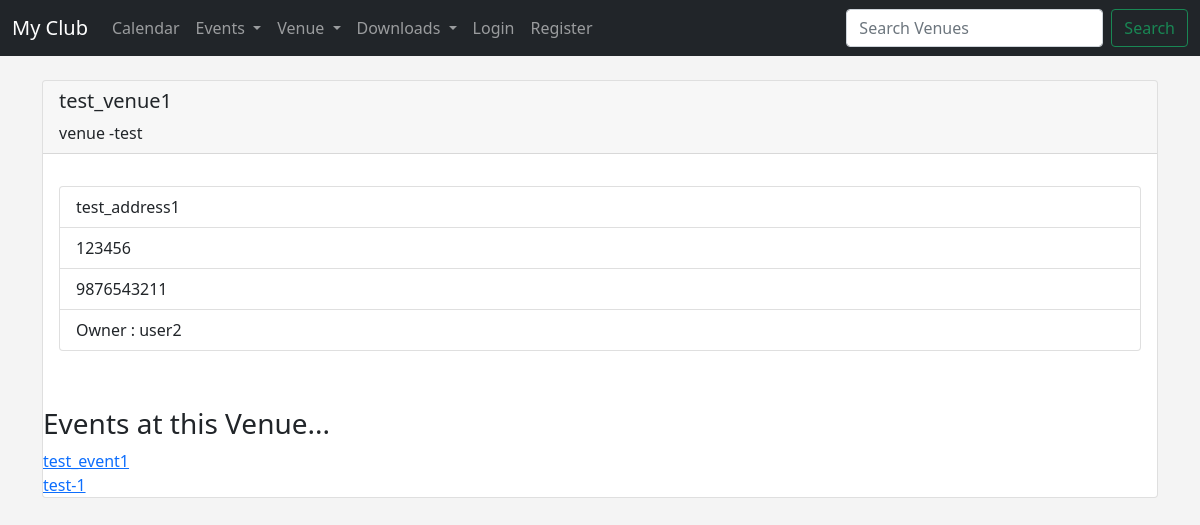
The app's page /show_venue/8, older data.
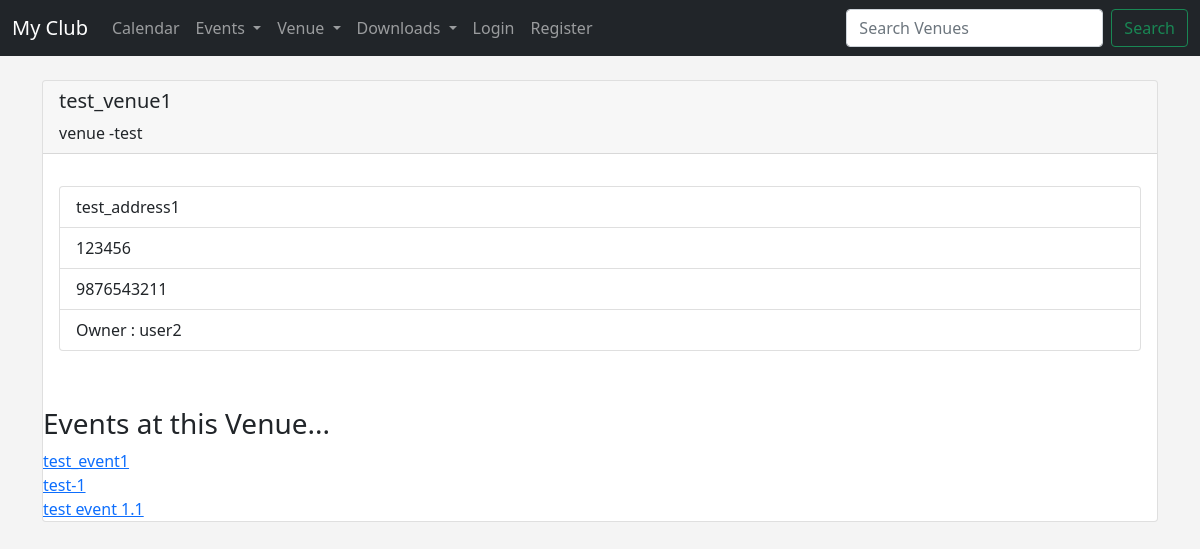
The same page, newer data.
### events/models.py (models this page shows, shortened)
class Event(models.Model):
    name = models.CharField('Event Name', max_length=120)
    event_date = models.DateTimeField('Event date')
    venue = models.ForeignKey(Venue, blank=True, null=True, on_delete=models.CASCADE)
    manager = models.ForeignKey(User, blank=True, null=True, on_delete=models.SET_NULL)
    description = models.TextField(blank=True)
    attendees = models.ManyToManyField(User, related_name='attendees', blank=True)
    approved = models.BooleanField('Approved', default = False)
    def __str__(self):
        return self.name

### events/views.py (the view)
# urls.py: path('show_venue/<venue_id>', views.show_venue, name='show-venue'),
def show_venue(request, venue_id):
    venue = Venue.objects.get(pk=venue_id)
    venue_owner = User.objects.get(pk=venue.owner)
    events = Event.objects.filter(venue = venue_id)
    return render(request, 'events/show_venue.html', { 'venue' : venue, 'venue_owner': venue_owner, 'events' : events,})

### events/models.py (called while the page is built)
    def __str__(self):
        return self.name

### templates/events/show_venue.html (shortened to what this page needs)
{% extends 'events/base.html' %}
    {% block content %}
            <div class="card">
                <div class="card-header">
                    <h5 class="card-title">{{venue}} </h5>
                    venue -test
                </div>
                <div class="card-body">
                    <p class="card-text">
                        <ul class="list-group">
                            {% if venue.address %}
                            <li class="list-group-item">{{ venue.address }}</li>
                            {% endif %}
                            {% if venue.zip_code %}
                            <li class="list-group-item">{{ venue.zip_code }}</li>
                            {% endif %}
                            {% if venue.phone %}
                            <li class="list-group-item">{{ venue.phone }}</li>
                            {% endif %}
                            <li class="list-group-item">Owner : {{ venue_owner }} </li>
                        </ul>
                    </p>
                </div>
                <br>
                {% if events %}
                <h3>Events at this Venue...</h3>
                {% for event in events %}
                <a href="{% url 'show_event' event.id %}">
                    {{event}} <br>
                </a>
                {% endfor %}
                {% else %}
                <h3>There are no events scheduled at this time</h3>
                {% endif %}
            </div>
    {% endblock %}

Row changes from the older to the newer data that the page shows:
added Event: name "test event 1.1"
